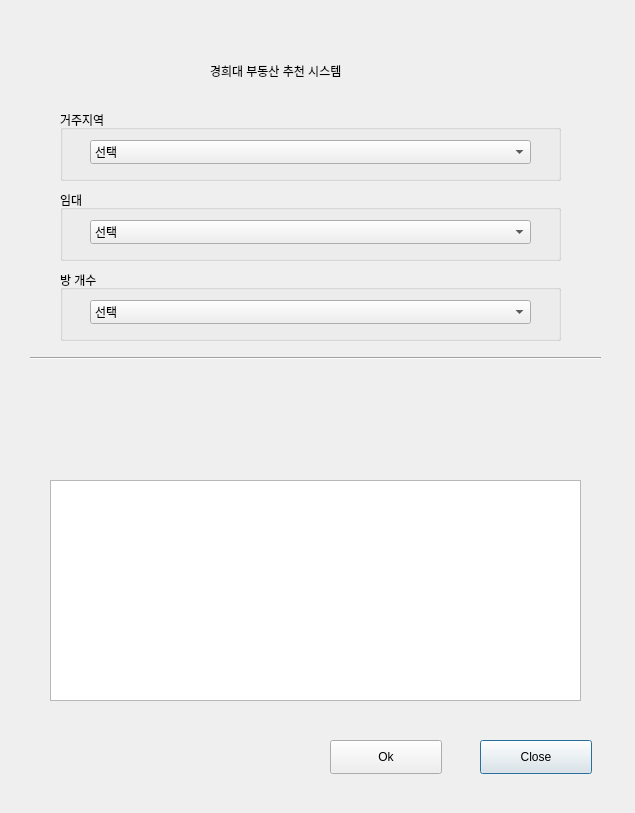
<?xml version="1.0" encoding="UTF-8"?>
<ui version="4.0">
 <class>Dialog</class>
 <widget class="QDialog" name="Dialog">
  <property name="geometry">
   <rect>
    <x>0</x>
    <y>0</y>
    <width>635</width>
    <height>813</height>
   </rect>
  </property>
  <property name="windowTitle">
   <string>Dialog</string>
  </property>
  <widget class="QPushButton" name="closeButton">
   <property name="geometry">
    <rect>
     <x>480</x>
     <y>740</y>
     <width>112</width>
     <height>34</height>
    </rect>
   </property>
   <property name="text">
    <string>Close</string>
   </property>
  </widget>
  <widget class="QGroupBox" name="region">
   <property name="geometry">
    <rect>
     <x>60</x>
     <y>110</y>
     <width>501</width>
     <height>71</height>
    </rect>
   </property>
   <property name="title">
    <string>거주지역</string>
   </property>
   <widget class="QComboBox" name="cmb_region">
    <property name="geometry">
     <rect>
      <x>30</x>
      <y>30</y>
      <width>441</width>
      <height>24</height>
     </rect>
    </property>
    <item>
     <property name="text">
      <string>선택</string>
     </property>
    </item>
    <item>
     <property name="text">
      <string>서천</string>
     </property>
    </item>
    <item>
     <property name="text">
      <string>영통</string>
     </property>
    </item>
   </widget>
  </widget>
  <widget class="QGroupBox" name="rent">
   <property name="geometry">
    <rect>
     <x>60</x>
     <y>190</y>
     <width>501</width>
     <height>71</height>
    </rect>
   </property>
   <property name="title">
    <string>임대</string>
   </property>
   <widget class="QComboBox" name="cmb_rent">
    <property name="geometry">
     <rect>
      <x>30</x>
      <y>30</y>
      <width>441</width>
      <height>24</height>
     </rect>
    </property>
    <item>
     <property name="text">
      <string>선택</string>
     </property>
    </item>
    <item>
     <property name="text">
      <string>전세</string>
     </property>
    </item>
    <item>
     <property name="text">
      <string>월세</string>
     </property>
    </item>
   </widget>
  </widget>
  <widget class="QGroupBox" name="room">
   <property name="geometry">
    <rect>
     <x>60</x>
     <y>270</y>
     <width>501</width>
     <height>71</height>
    </rect>
   </property>
   <property name="title">
    <string>방 개수</string>
   </property>
   <widget class="QComboBox" name="cmb_room">
    <property name="geometry">
     <rect>
      <x>30</x>
      <y>30</y>
      <width>441</width>
      <height>24</height>
     </rect>
    </property>
    <item>
     <property name="text">
      <string>선택</string>
     </property>
    </item>
    <item>
     <property name="text">
      <string>1개</string>
     </property>
    </item>
    <item>
     <property name="text">
      <string>2개</string>
     </property>
    </item>
    <item>
     <property name="text">
      <string>3개</string>
     </property>
    </item>
   </widget>
  </widget>
  <widget class="QPushButton" name="okButton">
   <property name="geometry">
    <rect>
     <x>330</x>
     <y>740</y>
     <width>112</width>
     <height>34</height>
    </rect>
   </property>
   <property name="text">
    <string>Ok</string>
   </property>
  </widget>
  <widget class="QLabel" name="label">
   <property name="geometry">
    <rect>
     <x>160</x>
     <y>400</y>
     <width>381</width>
     <height>41</height>
    </rect>
   </property>
   <property name="text">
    <string/>
   </property>
  </widget>
  <widget class="QLabel" name="title">
   <property name="geometry">
    <rect>
     <x>210</x>
     <y>40</y>
     <width>221</width>
     <height>61</height>
    </rect>
   </property>
   <property name="text">
    <string>경희대 부동산 추천 시스템</string>
   </property>
  </widget>
  <widget class="Line" name="line">
   <property name="geometry">
    <rect>
     <x>30</x>
     <y>350</y>
     <width>571</width>
     <height>16</height>
    </rect>
   </property>
   <property name="orientation">
    <enum>Qt::Horizontal</enum>
   </property>
  </widget>
  <widget class="QTextEdit" name="recomm">
   <property name="geometry">
    <rect>
     <x>50</x>
     <y>480</y>
     <width>531</width>
     <height>221</height>
    </rect>
   </property>
  </widget>
 </widget>
 <resources/>
 <connections/>
</ui>
